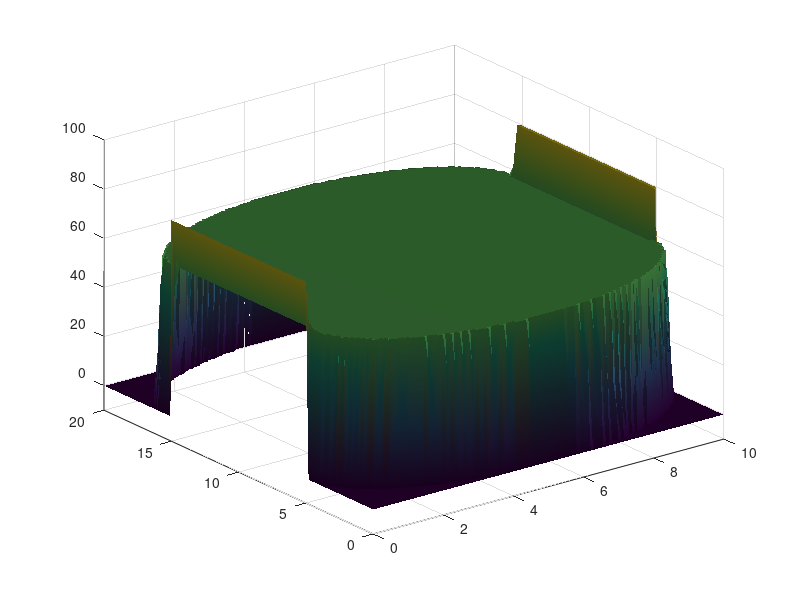

The MATLAB script that drew this image: (Note: this script raises an error after producing the figure.)
clear
close all
clc

% output gif name
filename = 'heat.gif';

% init
dl=0.1;
dt=0.002;
x=0:dl:10;
y=0:dl:20;

[X,Y]=meshgrid(x,y);

% specify the region and boundary
r3=and((Y<(15+sqrt(-X.^2+10*X))),(Y>(5-sqrt(-X.^2+10*X))));
r1=or(abs(Y-(15+sqrt(-X.^2+10*X)))<(dl/1.5),abs(Y-(5-sqrt(-X.^2+10*X)))<(dl/1.5));
r2=and(or(X<dl,X>(10-1.5*dl)),and(Y>(5-1.5*dl),Y<(15+1.5*dl)));
r=r1+2*r2+r3;

temp=60*r3+20*r2;

T=zeros(size(temp));

% 
for k=1:1000
    for i=1:201
        for j=1:101
            if r(i,j)==2
                if i<=101
                    if j<=51
                        T(i,j)=temp(i,j)+(dt/(dl^2))*...
                            (temp(i+1,j)*2+...
                            (X(i+1,j)-5)*dl/sqrt((X(i+1,j)-5)^2+(Y(i+1,j)-5)^2)+...
                            temp(i,j+1)*2+...
                            (Y(i,j+1)-5)*dl/sqrt((X(i,j+1)-5)^2+(Y(i,j+1)-5)^2)-4*temp(i,j));
                    end
                    if (j>51) && (j<100)
                        T(i,j)=temp(i,j)+(dt/(dl^2))*...
                            (temp(i-1,j)*2+...
                            (X(i-1,j)-5)*dl/sqrt((X(i-1,j)-5)^2+(Y(i-1,j)-5)^2)+...
                            temp(i,j+1)*2+...
                            (Y(i,j+1)-5)*dl/sqrt((X(i,j+1)-5)^2+(Y(i,j+1)-5)^2)-4*temp(i,j));
                    end
                end
                if i>101
                    if (j<=51) && (j>2)
                        T(i,j)=temp(i,j)+(dt/(dl^2))*...
                            (temp(i+1,j)*2+...
                            (X(i+1,j)-5)*dl/sqrt((X(i+1,j)-5)^2+(Y(i+1,j)-5)^2)+...
                            temp(i,j-1)*2+...
                            (Y(i,j-1)-5)*dl/sqrt((X(i,j-1)-5)^2+(Y(i,j-1)-5)^2)-4*temp(i,j));
                    end
                    if j>51
                        T(i,j)=temp(i,j)+(dt/(dl^2))*...
                            (temp(i+1,j)*2+...
                            (X(i+1,j)-5)*dl/sqrt((X(i+1,j)-5)^2+(Y(i+1,j)-5)^2)+...
                            temp(i,j-1)*2+...
                            (Y(i,j-1)-5)*dl/sqrt((X(i,j-1)-5)^2+(Y(i,j-1)-5)^2)-4*temp(i,j));
                    end
                end
            end    
            if r(i,j)==1
                if (i>1) && (i<201)
                    T(i,j)=temp(i,j)+(dt/(dl^2))*(temp(i+1,j)+temp(i-1,j)+temp(i,j+1)+temp(i,j-1)-4*temp(i,j));
                end
            end
            if r(i,j)==3
                T(i,j)=80;
            end
        end
    end
    if mod(k,10)==0
        surf(X,Y,T);
        zlim([-10 100]);
        shading interp;
        camlight;
        temp=T;
        %pause(0.05)
        M(k/10)=getframe;
        im = frame2im(M(k/10));
        [imind,cm] = rgb2ind(im,256);
        if (k/10) == 1 
            imwrite(imind,cm,filename,'gif', 'Loopcount',inf,'DelayTime',0.1); 
        else 
            imwrite(imind,cm,filename,'gif','WriteMode','append','DelayTime',0.05); 
        end
    end
end